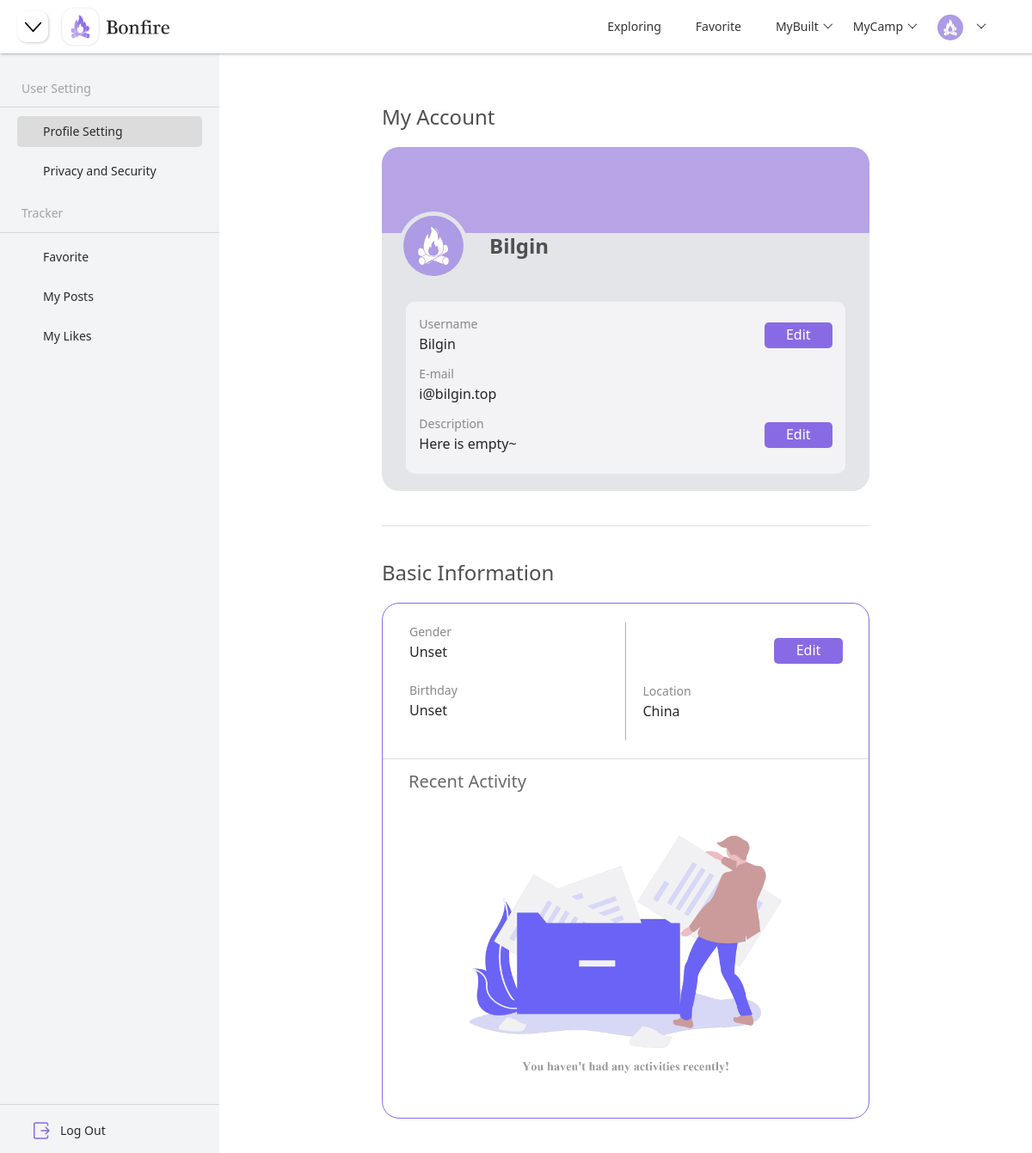
The app's page /user/profile (signed in), older data.
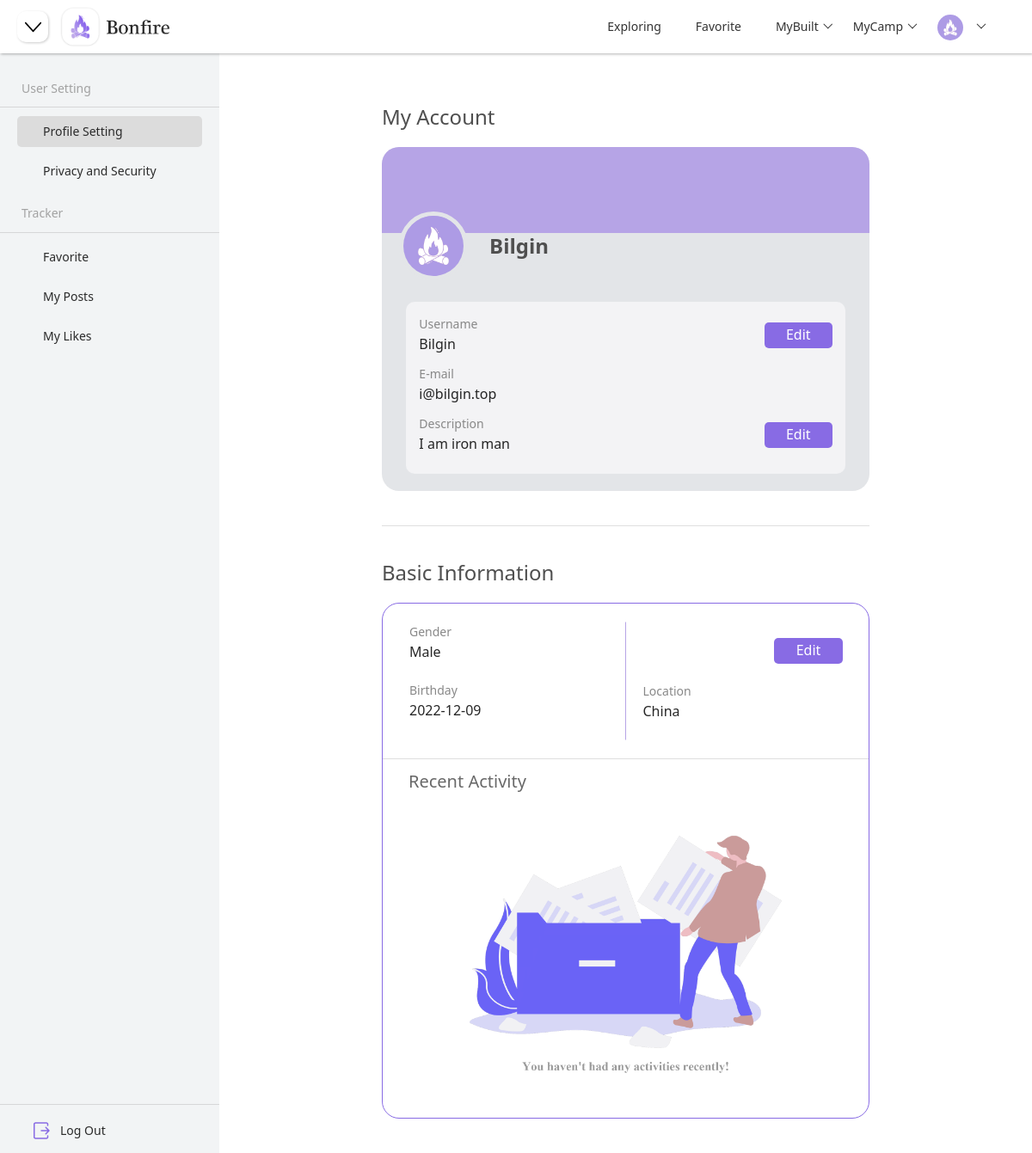
The same page, newer data.
### models.py (models this page shows)
class UserModel(db.Model):
    __tablename__ = "user"
    id = db.Column(db.Integer, primary_key=True, autoincrement=True)
    username = db.Column(db.String(200), nullable=False, unique=True)
    email = db.Column(db.String(100), nullable=False, unique=True)
    password = db.Column(db.String(200), nullable=False)
    avatar = db.Column(db.String(200), nullable=False, default="default.png")
    gender = db.Column(db.String(10), nullable=True)
    birthday = db.Column(db.DateTime, nullable=True)
    description = db.Column(db.String(200), nullable=True)
    join_time = db.Column(db.DateTime, default=datetime.now)

### blueprints/user.py (the view)
class Profile(Resource):
    def get(self):
        try:
            return render_template("profile.html", user=g.user, birthday=g.user.birthday.strftime("%Y-%m-%d"),
                               status="profile")
        except Exception as e:
            print(e)
            return render_template("profile.html", user=g.user,
                               status="profile")

### app.py (called while the page is built)
@app.before_request
def before_request():
    user_id = session.get("user_id")
    if user_id:
        try:
            user = UserModel.query.get(user_id)
            g.user = user
        except:
            g.user = None

@app.context_processor
def context_processor():
    if hasattr(g, "user"):
        return {"user": g.user}
    else:
        return {}

### blueprints/user.py (called while the page is built)
@api.representation('text/html')
def output_html(data, code, headers=None):
    if isinstance(data, str):
        resp = Response(data)
        return resp
    else:
        return Response(json.dumps(data), mimetype='application/json')

### templates/profile.html (shortened to what this page needs)
{% extends "components/index_navi.html" %}
{% block head %}
    <link rel="stylesheet" href="{{ url_for('static', filename='css/camp.css') }}">
    <link rel="stylesheet" href="{{ url_for('static', filename='css/profile.css') }}">
{% endblock %}
{% block navi_shrink %}
    <button class="justify-content-start shrink-btn" onclick="side()">
    </button>
{% endblock %}
{% block body %}
    {% include "components/profile_side.html" %}
    {% include "components/profile_container.html" %}
{% endblock %}

### templates/components/index_navi.html (shortened to what this page needs)
<!DOCTYPE html>
<html lang="en">
<head>
    <link rel="stylesheet" href="{{ url_for('static', filename='bootstrap/bootstrap@5.1.1.min.css') }}">
    <link rel="stylesheet" href="{{ url_for('static', filename='css/base.css') }}">
    <link rel="stylesheet" href="{{ url_for('static', filename='layui/css/layui.css') }}">
    {% block head %}{% endblock %}
</head>
<body>
<nav class="navbar navbar-expand-md nav-bar fixed-top">
    {% block navi_shrink %}{% endblock %}
    <img class="justify-content-start navi-logo"
         src={{ url_for("static", filename="images/nav-logo.png") }}>
    <div class="collapse navbar-collapse justify-content-end nav-content" id="collapsibleNavbar">
        <ul class="navbar-nav nav-title layui-nav">
            <li class="layui-nav-item">
                <a href="{{ url_for("index.index") }}">Exploring</a>
            </li>
            <li class="layui-nav-item">
                <a href="{{ url_for("index.index") }}">Favorite</a>
            </li>
            <li class="layui-nav-item">
                <a href="javascript:">MyBuilt</a>
            </li>
            <li class="layui-nav-item">
                <a href="javascript:">MyCamp</a>
            </li>
            <li class="layui-nav-item">
                <a href="javascript:;">
                    {% if user.avatar == "default.png" %}
                        <img src="{{ url_for('static', filename='images/default.png') }}" alt="avatar"
                             class="layui-nav-img" id="navi-logo">
                    {% else %}
                        <img class="layui-nav-img"
                             src="../static/upload/avatar/{{ user.avatar }}"
                             alt="avatar" id="navi-logo">
                    {% endif %}
                </a>
            </li>
        </ul>
    </div>
</nav>
{% block body %}{% endblock %}
</body>
</html>

### templates/components/profile_side.html (shortened to what this page needs)
<div class="container-fluid" id="main-body">
    <div class="side-menu profile-menu" id="side-menu">
        <div id="hide-menu">
            <p class="profile-title">User Setting</p>
            <hr class="segmentation">
            {% if status=="profile" %}
                <a class="pro-button active-profile" href="{{ url_for("user.profile") }}">
                    Profile Setting
                </a>
            {% else %}
                <a class="pro-button" href="{{ url_for("user.profile") }}">
                    Profile Setting
                </a>
            {% endif %}
            {% if status=="privacy" %}
                <a class="pro-button active-profile" href="{{ url_for("user.privacy") }}">
                    Privacy and Security
                </a>
            {% else %}
                <a class="pro-button" href="{{ url_for("user.privacy") }}">
                    Privacy and Security
                </a>
            {% endif %}
            <p class="profile-title" style="margin-top: 20px">Tracker</p>
            <hr class="segmentation">
            <a class="pro-button">
                Favorite
            </a>
            <a class="pro-button">
                My Posts
            </a>
            <a class="pro-button">
                My Likes
            </a>
            <div class="side-bottom">
                <hr class="segmentation">
                <div class="dropdown">
                    <ul class="nav nav-pills flex-column mb-auto " id="side-list">
                        <li class="nav-item nav-items">
                            <a href="{{ url_for('camp.camp') }}" class="nav-link list-items">
                                Log Out
                            </a>
                        </li>
                    </ul>
                </div>
            </div>
        </div>
    </div>
</div>

### templates/components/profile_container.html (shortened to what this page needs)
<div class="container-box" id="container-box">
    <div class="center" id="center-box">
        <h4 class="profile-page-title">My Account</h4>
        <div class="profile-container">
            <div class="profile-decoration"></div>
            <div class="avatar-container">
                {% if user.avatar == "default.png" %}
                    <img src="{{ url_for('static', filename='images/default.png') }}" alt="avatar" class="layui-nav-img profile-img" id="avatar">
                {% else %}
                    <img class="layui-nav-img profile-img" id="avatar" src="../static/upload/avatar/{{ user.avatar }}" alt="avatar">
                {% endif %}
                <p class="profile-username">{{ user.username }}</p>
            </div>
            <div class="profile-info">
                <div class="profile-info-block">
                    <div class="profile-info-area">
                        <p class="profile-info-title">Username</p>
                        <p class="profile-info-content">{{ user.username }}</p>
                    </div>
                    <button class="profile-info-button" onclick="edit_name()">Edit</button>
                </div>
                <div class="profile-info-block">
                    <div class="profile-info-area">
                        <p class="profile-info-title">E-mail</p>
                        <p class="profile-info-content">{{ user.email }}</p>
                    </div>
                </div>
                <div class="profile-info-block">
                    <div class="profile-info-area">
                        <p class="profile-info-title">Description</p>
                        {% if user.description == None %}
                            <p class="profile-info-content">Here is empty~</p>
                        {% else %}
                            <p class="profile-info-content">{{ user.description }}</p>
                        {% endif %}
                    </div>
                    <button class="profile-info-button" onclick="edit_description()">Edit</button>
                </div>
            </div>
        </div>
        <hr class="segmentation">
        <h4 class="profile-page-title profile-page-title-basic">Basic Information</h4>
        <div class="profile-basic-info-area">
            <div class="profile-basic-info">
                <div class="profile-basic-info-left">
                    <div class="profile-basic-info-block">
                        <div class="profile-basic-info-content">
                            <p class="profile-info-title">
                                Gender
                            </p>
                            {% if user.gender == None %}
                                <p class="profile-info-content">
                                    Unset
                                </p>
                            {% else %}
                                <p class="profile-info-content">
                                    {{ user.gender }}
                                </p>
                            {% endif %}
                        </div>
                    </div>
                    <div class="profile-basic-info-block">
                        <div class="profile-basic-info-content">
                            <p class="profile-info-title">
                                Birthday
                            </p>
                            {% if user.birthday == None %}
                                <p class="profile-info-content">
                                    Unset
                                </p>
                            {% else %}
                                <p class="profile-info-content">
                                    {{ birthday }}
                                </p>
                            {% endif %}
                        </div>
                    </div>
                </div>
                <div class="profile-basic-info-right">
                    <div class="profile-basic-btn-area">
                        <button class="profile-basic-info-edit" data-bs-toggle="modal" data-bs-target="#edit-profile">
                            Edit
                        </button>
                    </div>
                    <div class="profile-info-location">
                        <p class="profile-info-title">
                            Location
                        </p>
                        <p class="profile-info-content">
                            China
                        </p>
                    </div>
                </div>
            </div>
            <hr class="segmentation" id="profile-seg">
            <div class="my-activity">
                <div class="my-activity-title">
                    <p id="my-activity-title">Recent Activity</p>
                </div>
                <div class="no_activity">
                    <img id="no_activity" src="{{ url_for("static", filename="images/no_activity.png") }}">
                </div>
            </div>
        </div>
    </div>
</div>

### static/css/base.css (style rules this page uses)
html { scroll-behavior:smooth; }
* { margin: 0; padding: 0; box-sizing: border-box; }
li { list-style: none }
img { border: 0; vertical-align: middle }
button { cursor: pointer }
a { color: #D6D6D6; text-decoration: none !important; }
p { margin-bottom: unset !important; }
button, input { font-family: Microsoft YaHei, Heiti SC, tahoma, arial, Hiragino Sans GB, "\5B8B\4F53", sans-serif; border: 0; outline: none; }
.navi-logo { height: 46px; margin-left: 10px; }
.nav-bar { box-shadow: 1px 1px 3px rgb(0 0 0 / 30%); backdrop-filter: saturate(180%) blur(20px)!important; z-index: 99!important; }
.nav-content { margin-right: 30px; }
.nav-title a { color: #343434 !important; transition: ease 0.3s; }
.segmentation { color: gray; border-bottom: none !important; background-color: gray; }
.shrink-btn { margin-left: 20px; background-color: #ffffff; border-radius: 10px; width: 36px; height: 36px; box-shadow: 1px 1px 3px rgb(0 0 0 / 20%); transition: ease 0.3s; }
#shrink-svg { transition: ease 0.3s; }

### static/css/camp.css (style rules this page uses)
#main-body { display: flex; padding-left: 0; padding-right: 0; margin-top: 62px; }
@media (min-width: 751px) { #side-menu { position: fixed; display: flex; width: 255px; background-color: #f2f4f5; height: calc(100vh - 62px); transition: ease .5s; padding-top: 30px; overflow: hidden; flex-direction: column; left: 0; } }
@media screen and (min-width: 751px) { .container-box { display: flex; position: absolute; justify-content: center; width: calc(100vw - 255px); height: calc(100vh - 62px); transition: width .5s ease; right: 0; } }
@media screen and (min-width: 751px) { .center { width: calc(100vw - 500px); height: calc(100vh - 62px); overflow: scroll; overflow-x: hidden; } }
.side-bottom { position: absolute; width: 100%; bottom: 0; }
#side-list { flex-wrap: nowrap; margin-left: 20px; margin-right: 20px; margin-bottom: 0 !important; }
.list-items { display: flex; white-space: nowrap; height: 34px; width: 100%; align-items: center; overflow: hidden; color: #2B2B2B !important; font-size: 14px !important; flex-wrap: wrap; padding-bottom: 28px; margin-bottom: 10px; }

Row changes from the older to the newer data that the page shows:
changed UserModel "Bilgin": avatar: picture added; description (not shown) → "I am iron man"; gender (not shown) → "Male"
Text that changed along with them:
{{ birthday }}: (not shown) → "2022-12-09"
text no longer shown: "Here is empty~ Unset Unset"
